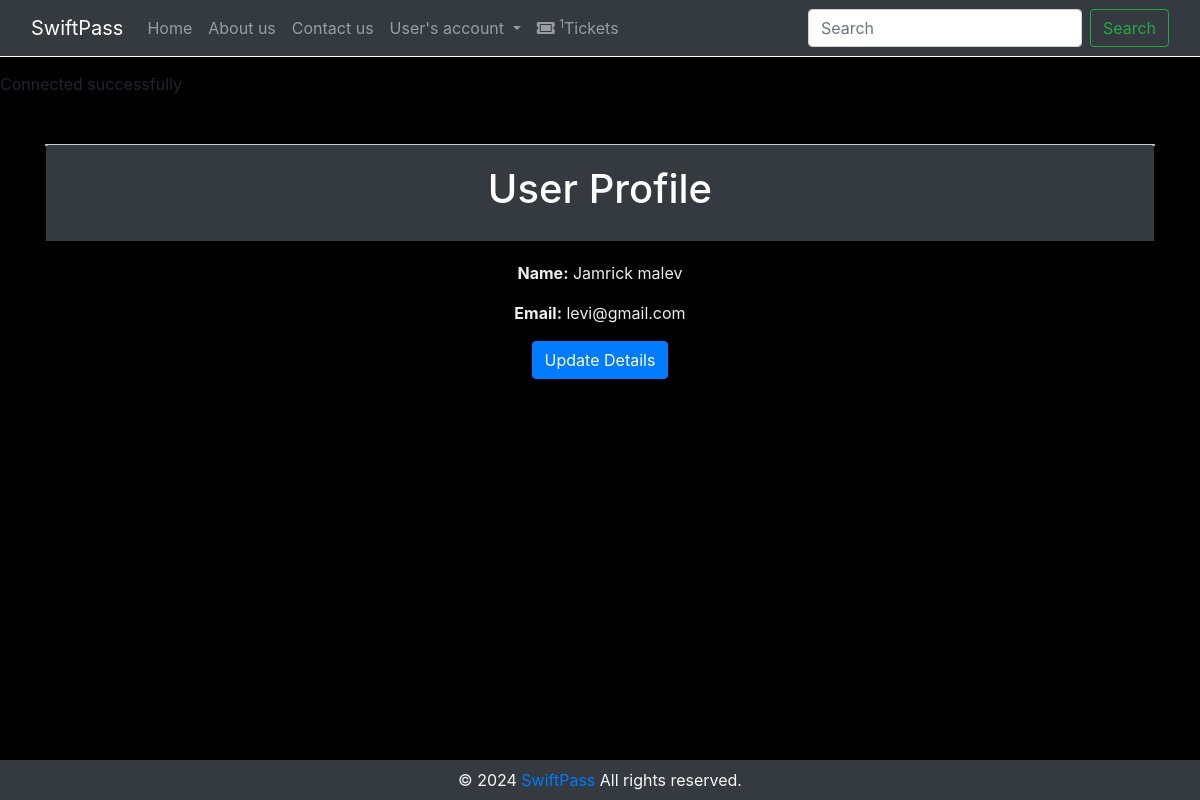
Page /profile.php (signed in) on the earlier database version.
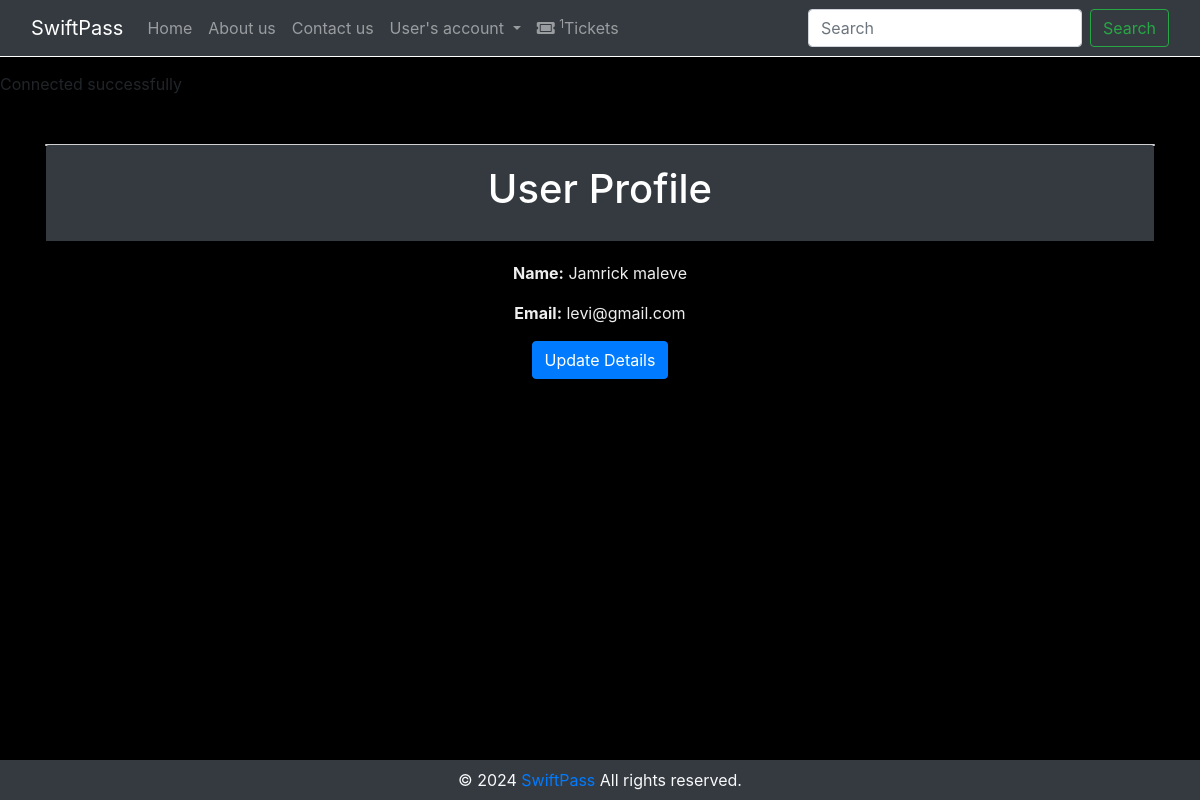
Same page on the later database version.
### tables this page shows
CREATE TABLE `user` (
                        `id` int(11) NOT NULL,
                        `first_name` varchar(255) NOT NULL,
                        `last_name` varchar(255) NOT NULL,
                        `email` varchar(120) NOT NULL,
                        `password` varchar(60) NOT NULL,
                        `role` varchar(20) NOT NULL,
                        `date_created` datetime DEFAULT current_timestamp(),
                        `token` varchar(100) DEFAULT NULL,
                        `is_verified` tinyint(1) DEFAULT 0,
                        `driver_license` varchar(20) DEFAULT NULL,
                        `sacco_role` varchar(20) DEFAULT NULL,
                        `sacco_id` int(11) DEFAULT NULL
);

### profile.php (the view, shortened to what this page needs)
<?php
include 'auth/database.php';
$user_id = $_SESSION['user']['id'];
$query = "SELECT * FROM user WHERE id = $user_id";
$result = mysqli_query($conn, $query);
if ($result) {
    $user = mysqli_fetch_assoc($result);
} else {
    die("Error fetching user details: " . mysqli_error($conn));
}
?>
<!DOCTYPE html>
<html lang="en">
<head>
    <link rel="stylesheet" href="https://maxcdn.bootstrapcdn.com/bootstrap/4.0.0/css/bootstrap.min.css">
</head>
<body class="body">
<div class="container mt-5">
    <div class="card profile-card" id="profileCard">
        <div class="card-inner">
            <div class="card-side card-front">
                <div class="card-header">
                    <h1>User Profile</h1>
                </div>
                <div class="card-body">
                    <p class="card-text"><strong>Name:</strong> <?php echo $user['first_name'] . ' ' . $user['last_name']; ?></p>
                    <p class="card-text"><strong>Email:</strong> <?php echo $user['email']; ?></p>
                    <button type="button" class="btn btn-primary" onclick="flipCard()">Update Details</button>
                </div>
            </div>
            <div class="card-side card-back">
                <div class="modal-header">
                    <h4 class="modal-title">Update User Details</h4>
                </div>
                <div class="modal-body">
                    <form action="update_profile.php" method="post">
                        <div class="form-group">
                            <label for="updateFirstName">First Name:</label>
                            <input type="text" class="form-control" id="updateFirstName" name="updateFirstName" value="<?php echo $user['first_name']; ?>">
                        </div>
                        <div class="form-group">
                            <label for="updateLastName">Last Name:</label>
                        </div>
                        <div class="modal-footer">
                            <button type="submit" class="btn btn-primary">Update</button>
                            <button type="button" class="btn btn-secondary" onclick="flipCard()">Cancel</button>
                        </div>
                    </form>
                </div>
            </div>
        </div>
    </div>
</div>
</body>
</html>
<?php
include('layout.php');
?>

Differences in the rows shown:
changed user "Jamrick": last_name "malev" → "maleve"
